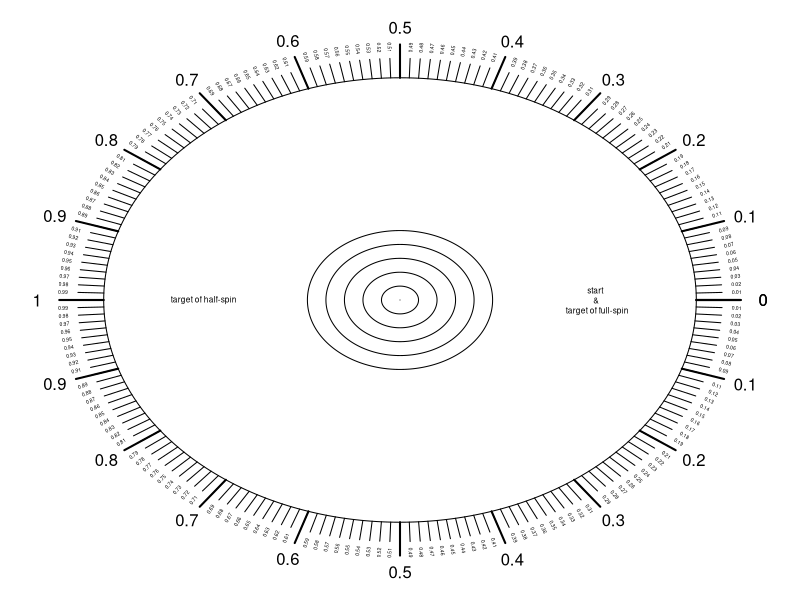
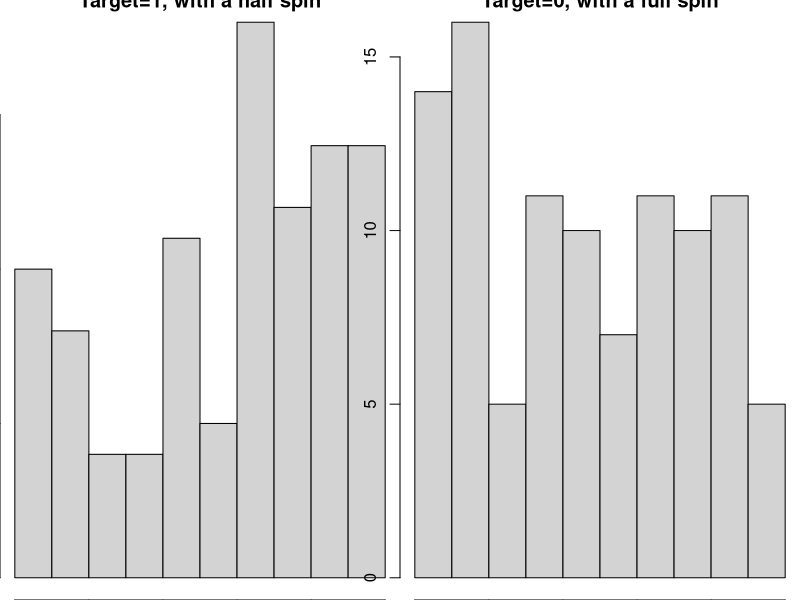

The R script that drew these images, in order:
## ---- chunk 1
knitr::opts_chunk$set(echo = TRUE)
## ---- chunk 2
{
par(mar=c(0,0,0,0))
plot(0,0,type='n',axes=F,ann=F,xlim=c(-1,1),ylim=c(-1,1))
thetas = seq(0,2*pi,length.out=2001)
polygon(0.8*cos(thetas),0.8*sin(thetas))
for(p in seq(0,0.25,0.05)){
  polygon(p*cos(thetas),p*sin(thetas))
}

for(theta in seq(0,2*pi,length.out=201)){
  lines(c(0.87*cos(theta),0.8*cos(theta)),c(0.87*sin(theta),0.8*sin(theta)))
  }

for(th in seq(0,2*pi,length.out=21)){
  lines(c(0.92*cos(th),0.8*cos(th)),c(0.92*sin(th),0.8*sin(th)),lwd=2)
  u = 1-abs(pi-th)/pi
  text(0.98*cos(th),0.98*sin(th),u)
}

for(i in 0:100){
  if(i%%10 != 0){
    text(cos(i/100*pi)*0.91,sin(i/100*pi)*0.91,i/100,cex=0.3,srt=((i/100*180)+90)%%180-90)
    text(cos(i/100*pi)*0.91,-sin(i/100*pi)*0.91,i/100,cex=0.3,srt=-((i/100*180)+90)%%180-90)
  }
}
text(0.53,0,"start \n & \n target of full-spin",cex=0.5)
text(-0.53,0,"target of half-spin",cex=0.5)
}
## ---- chunk 3
spins = c(0.67, 0.885, 0.15, 0.76, 0.99, 0.71, 0.06, 0.24, 0.76, 0.68, 0.1, 0.67, 0.19, 0.23, 0.62, 0.71, 0.47, 0.62, 0.48, 0.075, 0.4, 0.485, 0.06, 0.485, 0.65, 0.97, 0.885, 0.51, 0.76, 0.87, 0.61, 0.47, 0.97, 0.92, 0.14, 0.99, 0.31, 0.545, 0.855, 0.72, 0.89, 0.705, 0.99, 0.02, 0.74, 0.63, 0.58, 0.2, 0.86, 0.99, 0.94, 0.85, 0.9, 0.35, 0.59, 0.53, 0.95, 0.81, 0.665, 0.46, 0.69, 0.99, 0.48, 0.95, 0.14, 0.61, 0.485, 0.62, 0.02, 0.15, 0.46, 0.35, 0.81, 0.92, 0.47, 0.885, 0.06, 0.69, 0.72, 0.76, 0.97, 0.65, 0.855, 0.63, 0.075, 0.705, 0.47, 0.67, 0.86, 0.2, 0.19, 0.03, 0.9, 0.99, 0.67, 0.68, 0.1, 0.24, 0.23, 0.76)
spins2 = c(0.18, 0.36, 0.58, 0.09, 0.675, 0.8, 0.1, 0.05, 0.92, 0.135, 0.65, 0.41, 0.75, 0.785, 0.845, 0.19, 0.905, 0.39, 0.775, 0.59, 0.775, 0.001, 0.485, 0.535, 0.85, 0.865, 0.61, 0.06, 0.845, 0.615, 0.245, 0.15, 0.41, 0.002, 0.13, 0.91, 0.47, 0.035, 0.615, 0.735, 0.73, 0.355, 0.97, 0.47, 0.065, 0.19, 0.12, 0.845, 0.475, 0.013, 0.305, 0.18, 0.265, 0.165, 0.32, 0.575, 0.04, 0.99, 0.58, 0.14, 0.895, 0.62, 0.82, 0.82, 0.89, 0.67, 0.79, 0.47, 0.86, 0.001, 0.38, 0.34, 0.5, 0.37, 0.15, 0.46, 0.7, 0.265, 0.165, 0.31, 0.39, 0.11, 0.05, 0.64, 0.36, 0.19, 0.55, 0.84, 0.02, 0.19, 0.29, 0.7, 0.51, 0.03, 0.13, 0.75, 0.71, 0.21, 0.43, 0.69)

par(mfrow=c(1,2))
hist(spins,breaks=10,main="Target=1, with a half spin",xlab="final position")
hist(spins2,breaks=10,main="Target=0, with a full spin",xlab="final position")

mu0 = 0.5
sig0 = sqrt(1/12)

n = length(spins)
xbar = mean(spins)
z = (xbar-mu0)/sig0*sqrt(n)
pvalue = pnorm(-abs(z))*2

n2 = length(spins2)
xbar2 = mean(spins2)
z2 = (xbar2-mu0)/sig0*sqrt(n2)
pvalue2 = pnorm(-abs(z2))*2
## ---- chunk 4
s = sd(spins)
df = n-1
tstar = qt(0.975,df)
lb = signif(xbar-tstar*s/sqrt(n),2)
ub = signif(xbar+tstar*s/sqrt(n),2)

s2 = sd(spins2)
df2 = n2-1
tstar2 = qt(0.975,df2)
lb2 = signif(xbar2-tstar2*s2/sqrt(n2),2)
ub2 = signif(xbar2+tstar2*s2/sqrt(n2),2)
